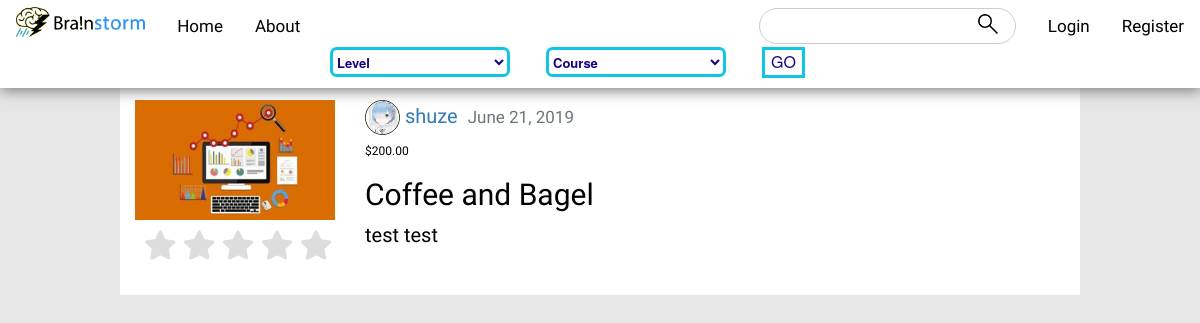
The app's page /post/7/, older data.
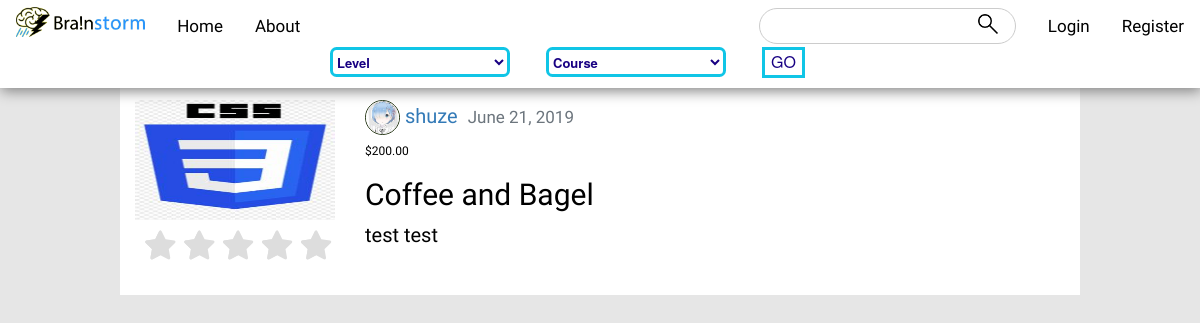
The same page, newer data.
### store/models.py (models this page shows, shortened)
class Post(models.Model):
	title = models.CharField(max_length=100)
	image = models.ImageField(default = 'default0.jpg', upload_to='course_image/')
	description = models.TextField()
	price = models.DecimalField(decimal_places=2, max_digits=6)
	date_posted = models.DateTimeField(default=timezone.now)
	author = models.ForeignKey(User, on_delete=models.CASCADE)
	rating = models.IntegerField(default = 0)

### users/models.py (models this page shows, shortened)
class Profile(models.Model):
    user = models.OneToOneField(User, on_delete=models.CASCADE)
    image = models.ImageField(default = 'default.jpg', upload_to='profile_pics')
    gender = models.CharField(
        max_length = 12,
        choices = [
            ('Male', 'Male'),
            ('Female', 'Female'),
            ('Others', 'Others'),
            ('Justin Lu', 'Justin Lu')
        ],
        default = 'Justin Lu'
    )
    bio = models.CharField(max_length = 1000, blank = True, default = '-')

### store/views.py (the view)
# urls.py: path('post/<int:pk>/', PostDetailView.as_view(), name='post-detail'),
class PostDetailView(DetailView):
	model = Post

### store/templates/store/post_detail.html (shortened to what this page needs)
{% extends "store/base.html" %}
{% block content %}
<div id="main">
<article class="media content-section">
  <span id="post__">
  <img class="post_detail_image"  src="{{ post.image.url }}">
  <fieldset class="rating">
    <input type="radio" id="star5" name="rating" value="5" /><label class = "full" for="star5" title="Awesome - 5 stars"></label>
    <input type="radio" id="star4" name="rating" value="4" /><label class = "full" for="star4" title="Pretty good - 4 stars"></label>
    <input type="radio" id="star3" name="rating" value="3" /><label class = "full" for="star3" title="Meh - 3 stars"></label>
    <input type="radio" id="star2" name="rating" value="2" /><label class = "full" for="star2" title="Kinda bad - 2 stars"></label>
    <input type="radio" id="star1" name="rating" value="1" /><label class = "full" for="star1" title="Sucks big time - 1 star"></label>
</fieldset>
</span>
  <div class="media-body">
    <div class="article-metadata">
      <img src="{{ object.author.profile.image.url }}" id="profile_icon">
      <a class="mr-2" href= "{% url 'user-posts' object.author.username %}" >{{ object.author }}</a>
      <small class="text-muted">{{ object.date_posted|date:"F d, Y" }}</small>
      <p>
        <h6> ${{ object.price}} </h6>
      </p>
    <h2 class="article-title">{{ object.title }}</h2>
    <p class="article-content">{{ object.description|linebreaks }}</p>
  </div>
</article>
</div>
{% endblock content %}

Row changes from the older to the newer data that the page shows:
changed Post "Coffee and Bagel": image: picture added in place of a placeholder
